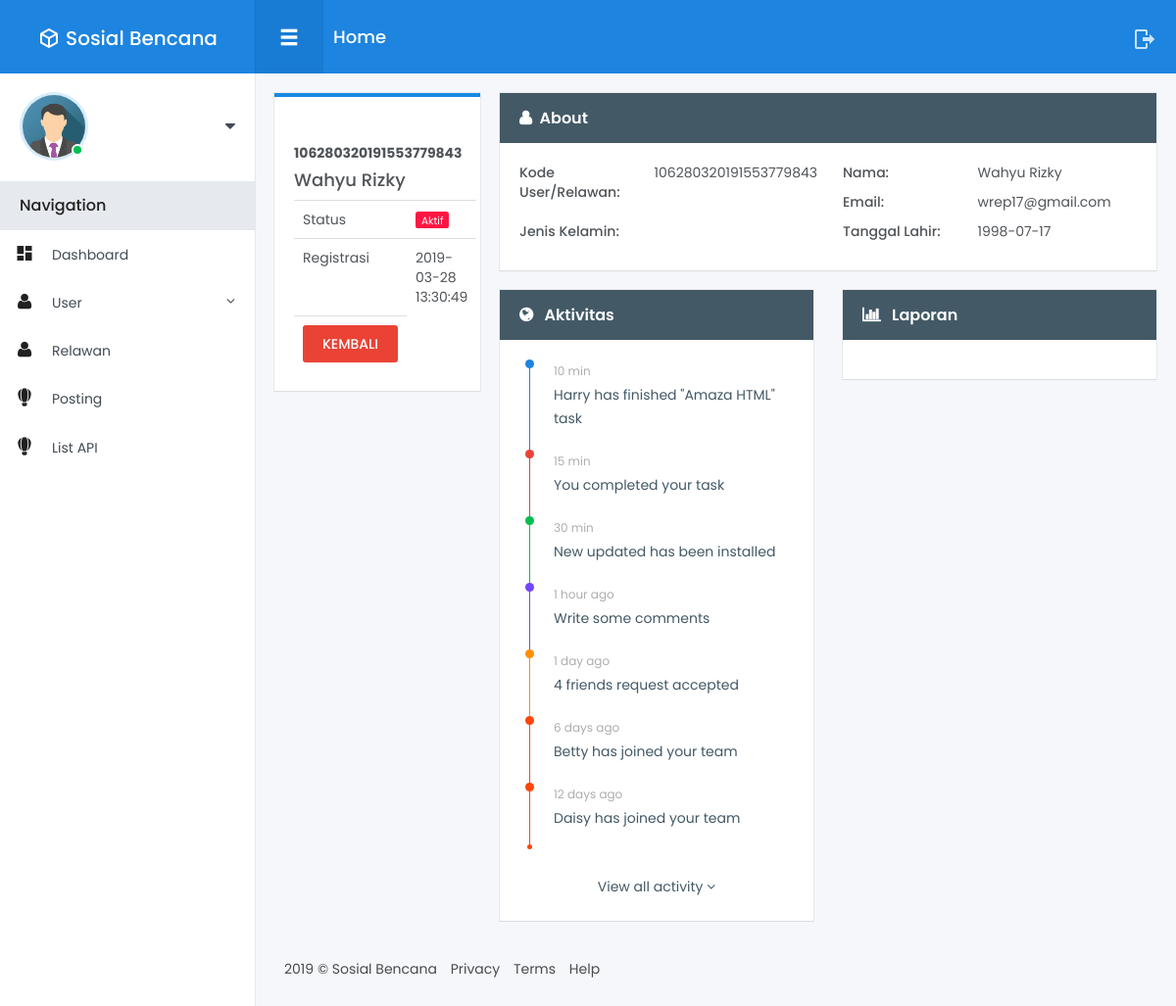
/user/detail/106280320191553779843, run on an earlier commit of the app's database.
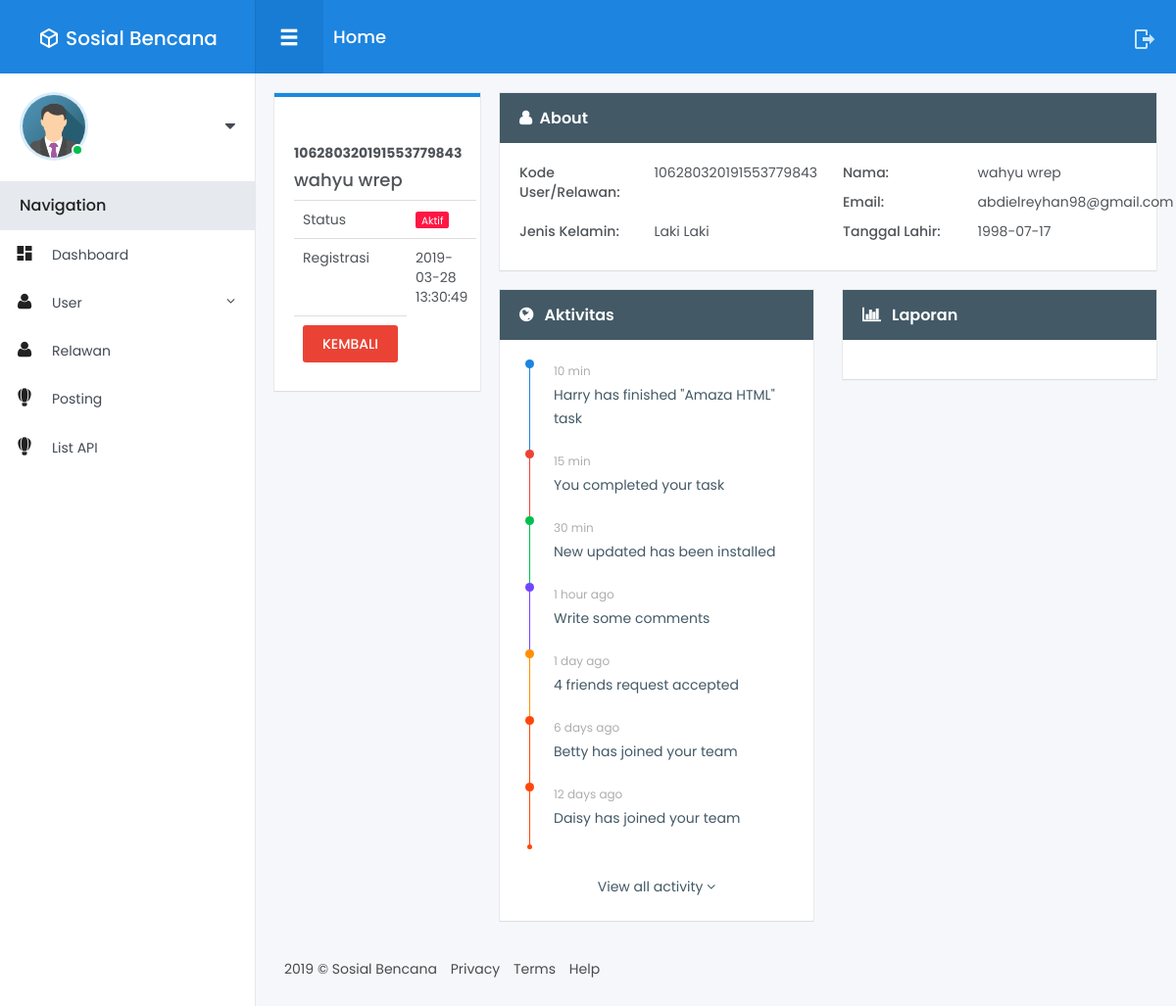
And on a later commit of the database.
### tables this page shows
CREATE TABLE `user` (
  `id_user` int(11) NOT NULL,
  `user_kode` varchar(100) NOT NULL,
  `id_level` int(11) NOT NULL,
  `id_status` int(11) DEFAULT NULL,
  `nama` varchar(255) DEFAULT NULL,
  `email` varchar(255) NOT NULL,
  `password` varchar(100) NOT NULL,
  `tgl_lahir` date DEFAULT NULL,
  `j_kel` enum('Laki Laki','Perempuan','','') DEFAULT NULL,
  `phone` varchar(13) DEFAULT NULL,
  `avatar` varchar(255) DEFAULT NULL,
  `token` varchar(256) NOT NULL,
  `verifikasi` timestamp NULL DEFAULT NULL,
  `tanggal` timestamp NULL DEFAULT NULL
);

### application/controllers/User.php (called while the page is built, shortened)
<?php
class User extends CI_Controller {
	public function __construct()
	{
        $this->load->model('User_model');
        $this->load->model('Level_model');
        $this->load->model('Status_model');
    }
    public function detail($kode)
    {
        $user       = $this->User_model->detailUser($kode)->row_array();
        $level      = $this->Level_model->getLevel()->result_array();
        $status     = $this->Status_model->getStatus()->result_array();
        $data = array(
            'user'      => $user,
            'level'     => $level,
            'status'    => $status,
        );
        $this->load->view('Admin/User/detail', $data);
    }
}

### index.php (called while the page is built, shortened)
<?php
require_once BASEPATH.'core/CodeIgniter.php';

### application/models/User_model.php (called while the page is built, shortened)
<?php
class User_model extends CI_Model {
    public function detaiLUser($where)
    {
        $this->db->where('user_kode', $where);
        return $this->db->get('user');
    }
}

### application/views/Admin/User/detail.php (the view, shortened to what the changed rows need)
<!DOCTYPE html>
<html lang="en">
<head>
</head>
<body>
<div class="fixed-navbar">
</div>
<div id="wrapper">
	<div class="main-content">
		<div class="row small-spacing">
			<div class="col-lg-3 col-xs-12">
				<div class="box-content bordered primary margin-bottom-20">
					<div class="profile-avatar">
						<h5 class="text-center"><strong><?php echo $user['user_kode']; ?></strong></h5>
						<h4><?php echo $user['nama']; ?></h4>
					</div>
					<table class="table table-hover no-margin">
						<tbody>
							<tr>
								<td>Registrasi</td>
								<td><?php echo $user['tanggal']; ?></td>
                            </tr>
						</tbody>
					</table>
				</div>
			</div>
			<div class="col-md-9 col-xs-12">
				<div class="row">
					<div class="col-xs-12">
						<div class="box-content card">
							<div class="card-content">
								<div class="row">
									<div class="col-md-6">
										<div class="row">
											<div class="col-xs-5"><label>Kode User/Relawan:</label></div>
											<div class="col-xs-7"><?php echo $user['user_kode']; ?></div>
										</div>
									</div>
									<div class="col-md-6">
										<div class="row">
											<div class="col-xs-5"><label>Nama:</label></div>
											<div class="col-xs-7"><?php echo $user['nama']; ?></div>
										</div>
									</div>
									<div class="col-md-6">
										<div class="row">
											<div class="col-xs-5"><label>Email:</label></div>
											<div class="col-xs-7"><?php echo $user['email']; ?></div>
										</div>
									</div>
									<div class="col-md-6">
										<div class="row">
											<div class="col-xs-5"><label>Jenis Kelamin:</label></div>
											<div class="col-xs-7"><?php echo $user['j_kel']; ?></div>
										</div>
									</div>
									<div class="col-md-6">
										<div class="row">
											<div class="col-xs-5"><label>Tanggal Lahir:</label></div>
											<div class="col-xs-7"><?php echo $user['tgl_lahir']; ?></div>
										</div>
									</div>
								</div>
							</div>
						</div>
					</div>
				</div>
			</div>
		</div>
	</div>
</body>
</html>

What changed in the data, as far as the page shows it:
changed user: nama "Wahyu Rizky" → "wahyu wrep"; email "wrep17@gmail.com" → "abdielreyhan98@gmail.com"; j_kel (not shown) → "Laki Laki"
